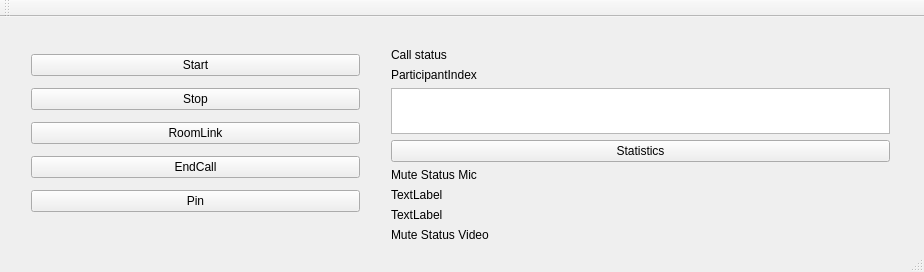
<?xml version="1.0" encoding="UTF-8"?>
<ui version="4.0">
 <class>MainWindow</class>
 <widget class="QMainWindow" name="MainWindow">
  <property name="geometry">
   <rect>
    <x>0</x>
    <y>0</y>
    <width>924</width>
    <height>272</height>
   </rect>
  </property>
  <property name="windowTitle">
   <string>MainWindow</string>
  </property>
  <widget class="QWidget" name="centralWidget">
   <widget class="QWidget" name="gridLayoutWidget">
    <property name="geometry">
     <rect>
      <x>20</x>
      <y>20</y>
      <width>351</width>
      <height>193</height>
     </rect>
    </property>
    <layout class="QGridLayout" name="gridLayout">
     <item row="0" column="0">
      <widget class="QPushButton" name="pushButtonStart">
       <property name="enabled">
        <bool>true</bool>
       </property>
       <property name="text">
        <string>Start</string>
       </property>
      </widget>
     </item>
     <item row="3" column="0">
      <widget class="QPushButton" name="pushButtonEndCall">
       <property name="text">
        <string>EndCall</string>
       </property>
      </widget>
     </item>
     <item row="1" column="0">
      <widget class="QPushButton" name="pushButton_Stop">
       <property name="text">
        <string>Stop</string>
       </property>
      </widget>
     </item>
     <item row="4" column="0">
      <widget class="QPushButton" name="pushButtonRefresh">
       <property name="text">
        <string>Pin</string>
       </property>
      </widget>
     </item>
     <item row="2" column="0">
      <widget class="QPushButton" name="pushButtonRoomLink">
       <property name="text">
        <string>RoomLink</string>
       </property>
      </widget>
     </item>
    </layout>
   </widget>
   <widget class="QWidget" name="gridLayoutWidget_2">
    <property name="geometry">
     <rect>
      <x>380</x>
      <y>20</y>
      <width>521</width>
      <height>216</height>
     </rect>
    </property>
    <layout class="QGridLayout" name="gridLayout_2">
     <item row="7" column="0">
      <widget class="QLabel" name="label_MuteStatusVideo">
       <property name="text">
        <string>TextLabel</string>
       </property>
      </widget>
     </item>
     <item row="8" column="0">
      <widget class="QLabel" name="label_Router">
       <property name="text">
        <string>Mute Status Video</string>
       </property>
      </widget>
     </item>
     <item row="1" column="0">
      <widget class="QLabel" name="label">
       <property name="text">
        <string>Call status</string>
       </property>
      </widget>
     </item>
     <item row="5" column="0">
      <widget class="QLabel" name="label_2">
       <property name="text">
        <string>Mute Status Mic</string>
       </property>
      </widget>
     </item>
     <item row="2" column="0">
      <widget class="QLabel" name="label_CallStatus">
       <property name="text">
        <string>ParticipantIndex</string>
       </property>
      </widget>
     </item>
     <item row="3" column="0">
      <widget class="QTextEdit" name="textEditPaticipantIndex"/>
     </item>
     <item row="6" column="0">
      <widget class="QLabel" name="label_MuteStatusMic">
       <property name="text">
        <string>TextLabel</string>
       </property>
      </widget>
     </item>
     <item row="4" column="0">
      <widget class="QPushButton" name="pushButtonStatistics">
       <property name="text">
        <string>Statistics</string>
       </property>
      </widget>
     </item>
    </layout>
   </widget>
   <widget class="MyGlCanvas" name="openGLWidget2" native="true">
    <property name="geometry">
     <rect>
      <x>600</x>
      <y>700</y>
      <width>320</width>
      <height>180</height>
     </rect>
    </property>
   </widget>
  </widget>
  <widget class="QMenuBar" name="menuBar">
   <property name="geometry">
    <rect>
     <x>0</x>
     <y>0</y>
     <width>924</width>
     <height>21</height>
    </rect>
   </property>
  </widget>
  <widget class="QToolBar" name="mainToolBar">
   <attribute name="toolBarArea">
    <enum>TopToolBarArea</enum>
   </attribute>
   <attribute name="toolBarBreak">
    <bool>false</bool>
   </attribute>
  </widget>
  <widget class="QStatusBar" name="statusBar"/>
 </widget>
 <layoutdefault spacing="6" margin="11"/>
 <customwidgets>
  <customwidget>
   <class>MyGlCanvas</class>
   <extends>QWidget</extends>
   <header>myglcanvas.h</header>
  </customwidget>
 </customwidgets>
 <resources/>
 <connections/>
</ui>
